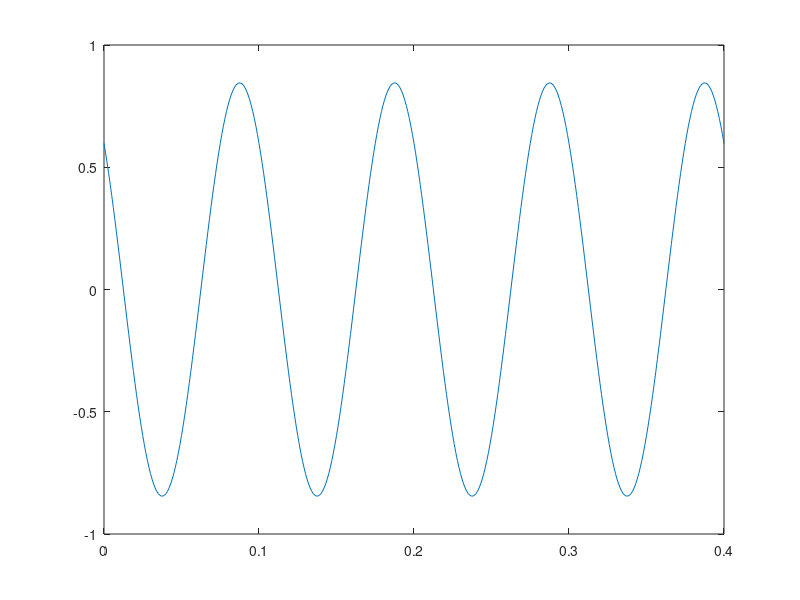

MATLAB code to generate this figure:
% x(t) = Asin(2.pi.Fo.t + o)
% t0 = 1/fo = frequencia

% xt = sin(20*pi*t + (70*pi)/180) + sin(20*pi*t + (200*pi)/180)
% soma de duas sinesoides com a mesma frequencia (10)

fo = 10;  %frequencia
t0 = 1/fo; %periodo
ta = 0.001; 
t = 0:ta:4*t0; %plot de 4 periodos
xt = sin((20*pi*t) + ((70*pi)/180)) + sin((20*pi*t) + ((200*pi)/180));

plot(t,xt);